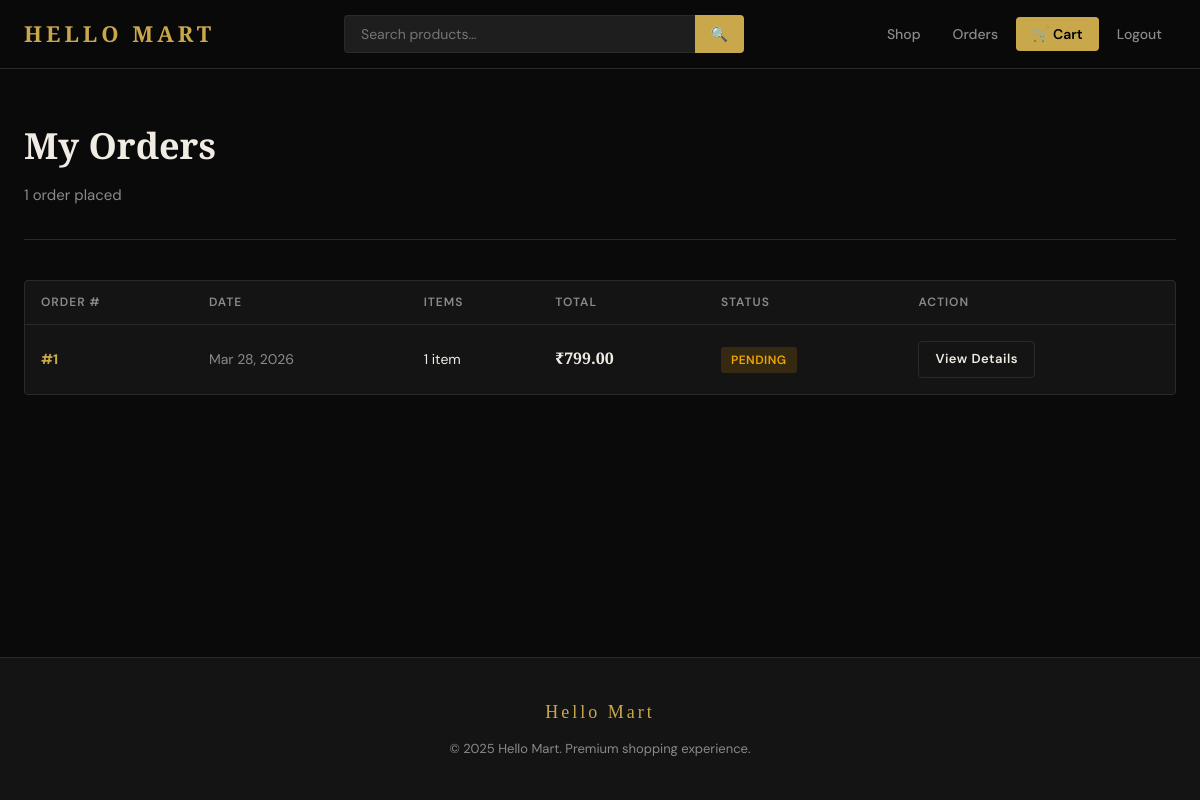
Screenshot of /orders/ (signed in) with the database file from the repository.
### store/models.py (models this page shows, shortened)
class Order(models.Model):
    STATUS_CHOICES = [
        ('pending', 'Pending'),
        ('processing', 'Processing'),
        ('shipped', 'Shipped'),
        ('delivered', 'Delivered'),
        ('cancelled', 'Cancelled'),
    ]
    user = models.ForeignKey(User, on_delete=models.CASCADE, related_name='orders')
    status = models.CharField(max_length=20, choices=STATUS_CHOICES, default='pending')
    created_at = models.DateTimeField(auto_now_add=True)
    updated_at = models.DateTimeField(auto_now=True)
    shipping_address = models.TextField()
    phone = models.CharField(max_length=15)
    total_price = models.DecimalField(max_digits=10, decimal_places=2, default=0)
    notes = models.TextField(blank=True)
    class Meta:
        ordering = ['-created_at']

### store/views.py (the view)
# urls.py: path('orders/', views.order_list, name='order_list'),
@login_required
def order_list(request):
    orders = Order.objects.filter(user=request.user)
    return render(request, 'store/order_list.html', {'orders': orders})

### store/context_processors.py (called while the page is built)
def cart_count(request):
    count = 0
    if request.user.is_authenticated:
        try:
            cart = Cart.objects.get(user=request.user)
            count = cart.item_count
        except Cart.DoesNotExist:
            pass
    return {'cart_count': count}

### store/models.py (called while the page is built)
    @property
    def item_count(self):
        return sum(item.quantity for item in self.cart_items.all())

### store/templates/store/order_list.html (shortened to what this page needs)
{% extends 'store/base.html' %}
{% block content %}
<div class="container">
  <div class="page-header">
    <h1>My Orders</h1>
    <p>{{ orders.count }} order{{ orders.count|pluralize }} placed</p>
  </div>
  {% if orders %}
  <div class="card">
    <table>
      <thead>
        <tr>
          <th>Order #</th>
          <th>Date</th>
          <th>Items</th>
          <th>Total</th>
          <th>Status</th>
          <th>Action</th>
        </tr>
      </thead>
      <tbody>
        {% for order in orders %}
        <tr>
          <td style="font-weight: 700; color: #c9a84c;">#{{ order.id }}</td>
          <td style="color: #8a8a8a;">{{ order.created_at|date:"M d, Y" }}</td>
          <td>{{ order.items.count }} item{{ order.items.count|pluralize }}</td>
          <td style="font-family: 'Playfair Display', serif; font-size: 16px; font-weight: 700;">₹{{ order.total_price }}</td>
          <td>
            <span class="badge status-{{ order.status }}" style="padding: 5px 10px; border-radius: 3px; font-size: 12px; font-weight: 600; text-transform: uppercase; letter-spacing: 0.5px;">
              {{ order.get_status_display }}
            </span>
          </td>
          <td>
            <a href="{% url 'order_detail' order.id %}" class="btn btn-outline btn-sm">View Details</a>
          </td>
        </tr>
        {% endfor %}
      </tbody>
    </table>
  </div>
  {% endif %}
</div>
{% endblock %}

### store/templates/store/base.html (style rules this page uses)
:root { --bg: #0a0a0a; --surface: #141414; --surface2: #1e1e1e; --border: #2a2a2a; --gold: #c9a84c; --gold-light: #e8c97a; --text: #f0ece4; --text-muted: #8a8a8a; --accent: #c9a84c; --danger: #e05555; --success: #4caf7a; --radius: 4px; }
*, *::before, *::after { box-sizing: border-box; margin: 0; padding: 0; }
body { background: var(--bg); color: var(--text); font-family: 'DM Sans', sans-serif; font-size: 15px; line-height: 1.6; min-height: 100vh; display: flex; flex-direction: column; }
.container { max-width: 1280px; margin: 0 auto; padding: 0 24px; }
.btn { display: inline-flex; align-items: center; gap: 8px; padding: 11px 24px; font-family: inherit; font-size: 14px; font-weight: 600; border: none; border-radius: var(--radius); cursor: pointer; text-decoration: none; transition: all 0.2s; letter-spacing: 0.5px; }
.btn-outline { background: transparent; color: var(--text); border: 1px solid var(--border); }
.btn-sm { padding: 7px 16px; font-size: 13px; }
.card { background: var(--surface); border: 1px solid var(--border); border-radius: var(--radius); overflow: hidden; transition: all 0.3s; }
.badge { font-size: 11px; padding: 3px 8px; border-radius: 2px; font-weight: 600; text-transform: uppercase; letter-spacing: 0.5px; }
.page-header { padding: 48px 0 32px; border-bottom: 1px solid var(--border); margin-bottom: 40px; }
.page-header h1 { font-family: 'Playfair Display', serif; font-size: 36px; font-weight: 700; margin-bottom: 8px; }
.page-header p { color: var(--text-muted); }
table { width: 100%; border-collapse: collapse; }
th { text-align: left; font-size: 12px; font-weight: 600; text-transform: uppercase; letter-spacing: 1px; color: var(--text-muted); padding: 12px 16px; border-bottom: 1px solid var(--border); }
td { padding: 16px; border-bottom: 1px solid var(--border); font-size: 14px; }
tr:last-child td { border-bottom: none; }
.status-pending { background: rgba(240,165,0,0.15); color: #f0a500; }

### rows the page displays
Order: id "1", created_at "Mar 28, 2026", items.count "1", total_price "799.00", status "PENDING"

### other values shown
{{ orders.count }} "1"
